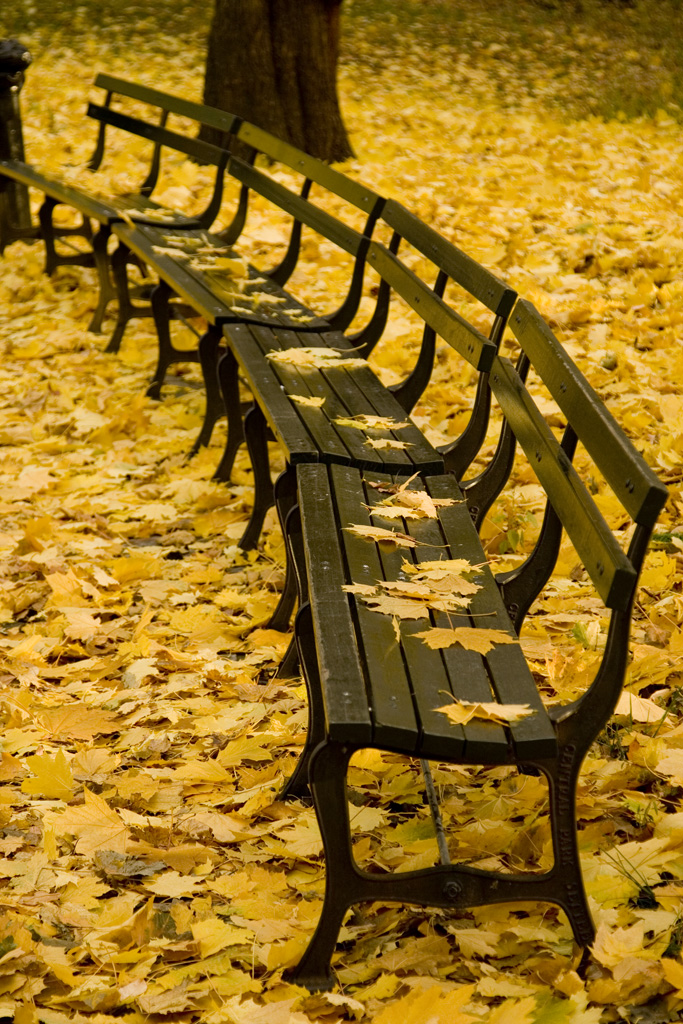
//> input picture autumn_in_ny.jpg, 683 x 1024 px
$ ./main ../autumn_in_ny.jpg   (built with g++ and OpenCV 4)
//> lines starting //> are read from the running program, lines starting //| are printed output that depends on the picture; after the words box and inside, x2 and y2 are one past the last pixel; in counts of white or black regions, pixels touching at a corner belong together
#include "opencv2/core.hpp"
#include <opencv2/imgcodecs.hpp>
#include <opencv2/imgproc.hpp>
#include <opencv2/highgui.hpp>
#include <opencv2/core/utils/logger.hpp>
#include <iostream>

using namespace cv;
using namespace std;

void printProgress(int progress)
{
//> called with progress = 0
    String bar = "";
    for (int i = 0; i < progress; i++)
    {
        bar += "#";
    }
    String fill = "";
    for (int i = 0; i < 100 - progress; i++)
    {
        fill += "-";
    }
    cout << "Progress: |" << bar << fill << "| " << progress << "%" << "\r";
    if (progress == 100)
    {
        cout << endl;
    }
}


bool overlap(Mat img, int origin_x,int origin_y,Size txtSize)
{
    /* Determins overlapping based on the top left and
       top right corner of the letter we are inserting. */
    return img.at<uchar>(origin_y - txtSize.height, origin_x) == 255
           || img.at<uchar>(origin_y - txtSize.height, origin_x + txtSize.width) == 255
           || img.at<uchar>(origin_y - txtSize.height, origin_x) == 0
           || img.at<uchar>(origin_y - txtSize.height, origin_x + txtSize.width) == 0;
}


void insertLetter(int origin_x,int origin_y, String letter, Mat img)
{
    /* Inserts letter if it does not overlap and if it fits
       in the picture. */
    int fontFace = FONT_HERSHEY_SIMPLEX;
    /* fontFaces:
       FONT_HERSHEY_SCRIPT_SIMPLEX
       FONT_HERSHEY_SCRIPT_COMPLEX
       FONT_HERSHEY_COMPLEX_SMALL
       FONT_HERSHEY_TRIPLEX
       FONT_HERSHEY_COMPLEX
       FONT_HERSHEY_DUPLEX
       FONT_HERSHEY_PLAIN
       FONT_HERSHEY_SIMPLEX
    */
    double fontScale = 1;
    // change this value to increase the size of inserted letters

    int thickness = 1;
    // change this value to increase the thickness of inserted letters

    Size txtSize = getTextSize(letter, fontFace, fontScale, thickness, 0);

    if (origin_y - txtSize.height < 0 || origin_x + txtSize.width >= img.cols
        || overlap(img, origin_x, origin_y, txtSize))
        {
            return;
        }

    rectangle(img, Point(origin_x, origin_y), Point(origin_x + txtSize.width, origin_y - txtSize.height), 255, -1);
    putText(img, letter, Point(origin_x, origin_y), fontFace, fontScale, 0, thickness);
}


int main(int argc, char* argv[])
{
    cv::utils::logging::setLogLevel(cv::utils::logging::LOG_LEVEL_ERROR);
    int progress = 0;
    printProgress(progress);
    Mat img = imread(argv[1], 0);
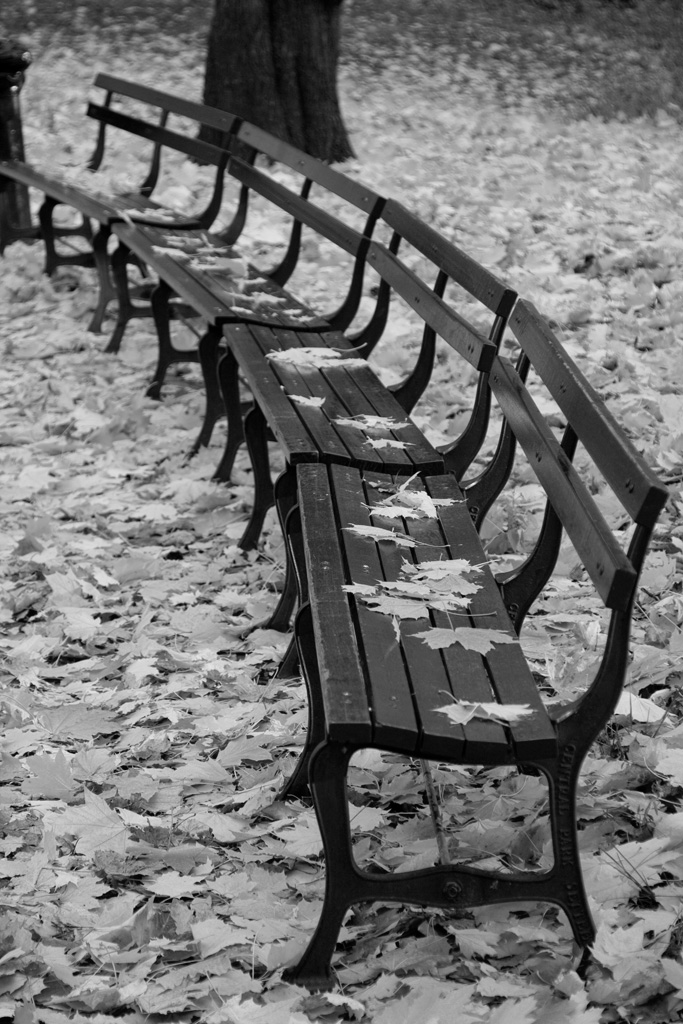
//> img: 1024 rows x 683 cols, CV_8UC1; min 0, max 239, mean 114.1
    if (img.empty())
    {
        cout << "The image was unable to load. Check if the image existst and that you put correct img address." << endl;
        return -1;
    }
    for (int row = 0; row < img.rows; row++)
    {
        for (int col = 0; col < img.cols; col++)
        {
            /* We want 0 and 255 to be special values,
               used to determin overlapping of letters.*/
            if (img.at<uchar>(row, col) == 255)
            {
                img.at<uchar>(row, col)--;
            }
            if (img.at<uchar>(row, col) == 0)
            {
                img.at<uchar>(row, col)++;
            }
        }
    }
//> img: 1024 rows x 683 cols, CV_8UC1; 0.05% of pixels changed, all inside (x1, y1, x2, y2) = (0, 63, 659, 1021)

    for (int row = 0; row < img.rows; row++)
    {
        for (int col = 0; col < img.cols; col++)
        {
            if (img.at<uchar>(row, col) >= 230)
            {
                img.at<uchar>(row, col) = 254;
            }
            else if (img.at<uchar>(row, col) >= 200)
            {
                insertLetter(col, row, "/", img);
            }
            else if (img.at<uchar>(row, col) >= 150)
            {
                insertLetter(col, row, "*", img);
            }
            else if (img.at<uchar>(row, col) >= 100)
            {
                insertLetter(col, row, "+", img);
            }
            else if (img.at<uchar>(row, col) >= 50)
            {
                insertLetter(col, row, "M", img);
            }
            else if (img.at<uchar>(row, col) >= 0)
            {
                insertLetter(col, row, "W", img);
            }
            // change letters in "" to choose what letters you want to insert
        }
        int partialProgress = (100 * row) / (img.rows - 1);
        if (partialProgress > progress)
        {
            progress = partialProgress;
            printProgress(progress);
        }
    }
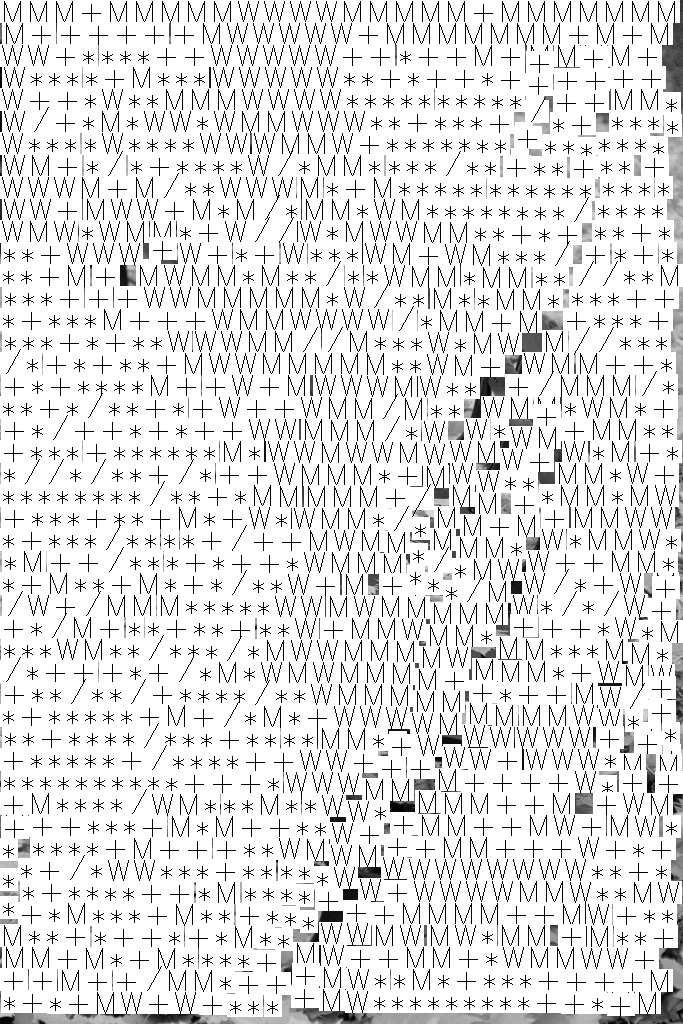
//> img: 1024 rows x 683 cols, CV_8UC1; min 0, max 255, mean 225
//> after the loop, progress = 100

    for (int row = 0; row < img.rows; row++)
    {
        for (int col = 0; col < img.cols; col++)
        {
            if (img.at<uchar>(row, col) != 0)
            {
                img.at<uchar>(row, col) = 255;
            }
        }
    }
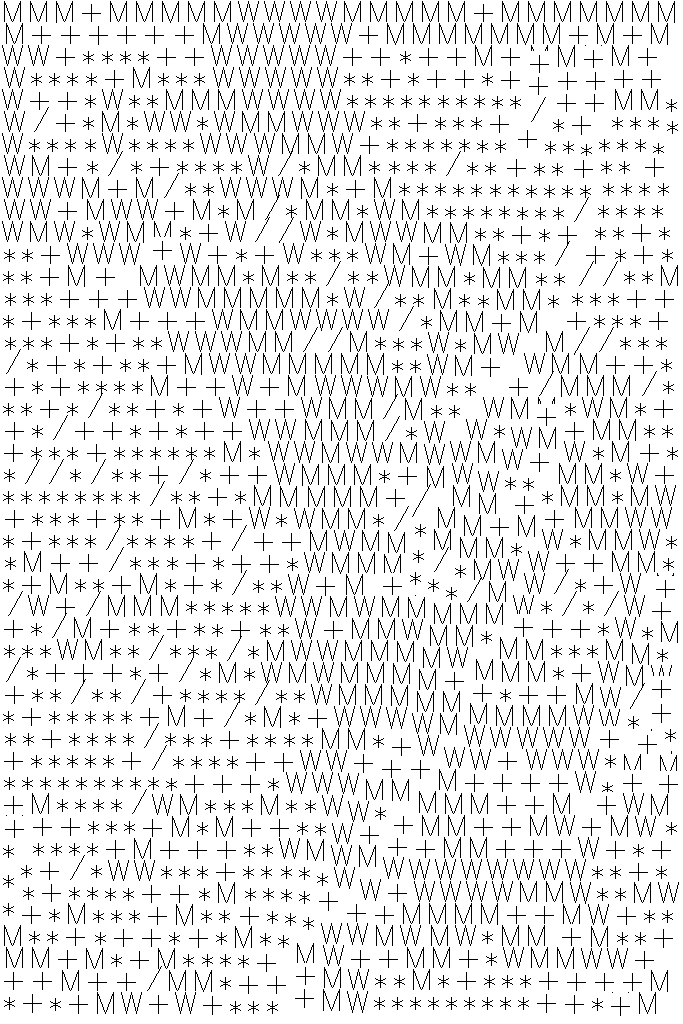
//> img: 1024 rows x 683 cols, CV_8UC1; 90.7% white; black in thin lines or dots

    namedWindow("ascii_img", WINDOW_NORMAL);
    imshow("ascii_img", img);
    waitKey(0);

    return 0;
}

$ run again, on ox-arch.jpg
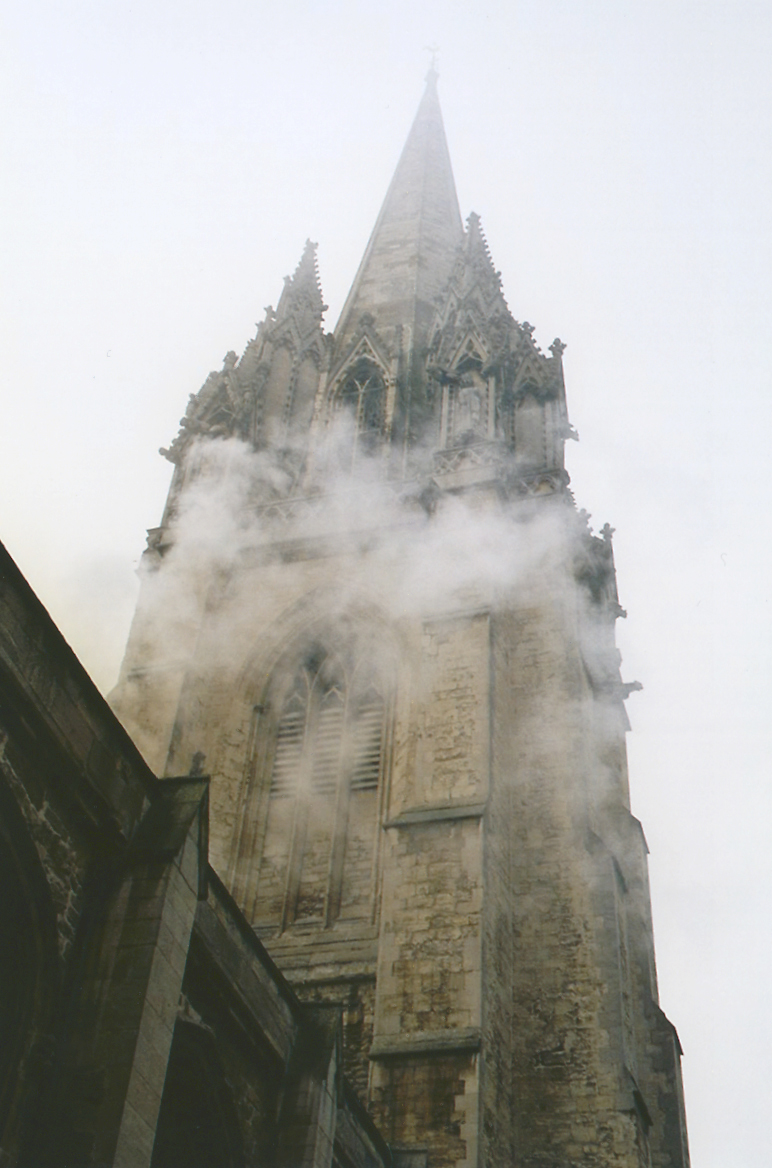
//> input picture ox-arch.jpg, 772 x 1168 px
//> after the loop `for (int row = 0; row < img.rows; row++)`:
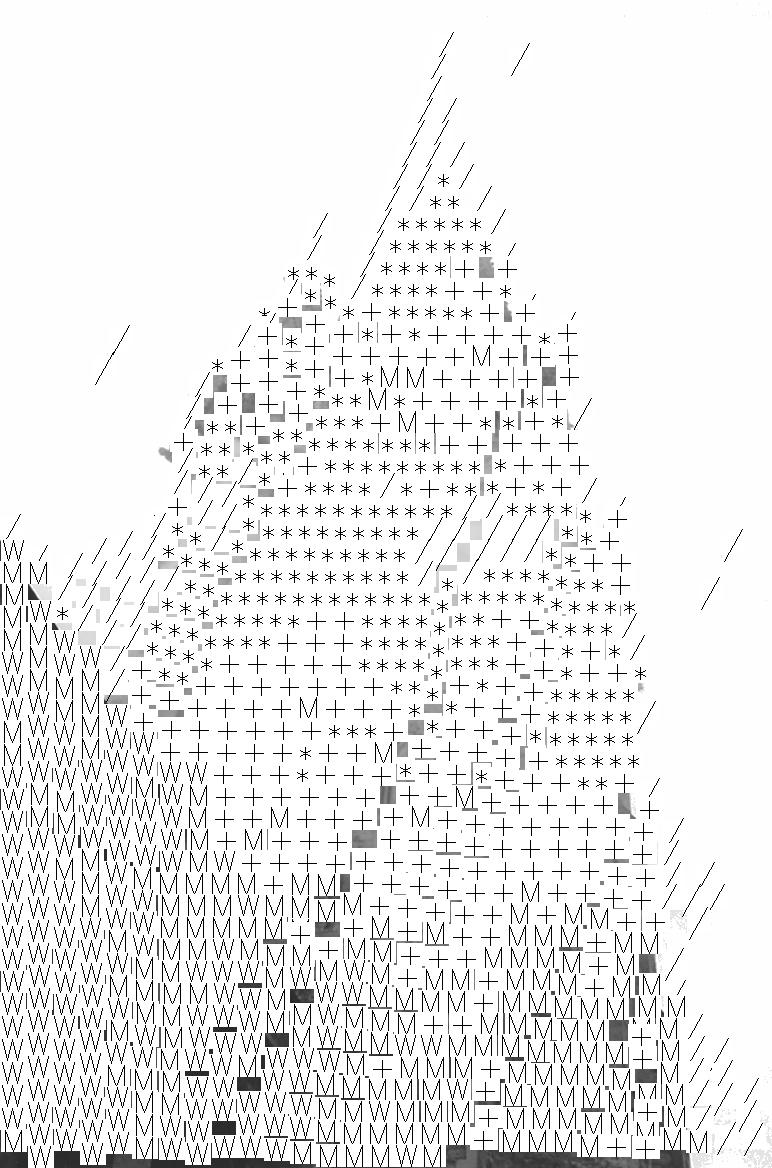
//> img: 1168 rows x 772 cols, CV_8UC1; min 0, max 255, mean 236.7
//> after the loop `for (int row = 0; row < img.rows; row++)`: progress = 100
//> after the loop `for (int row = 0; row < img.rows; row++)`:
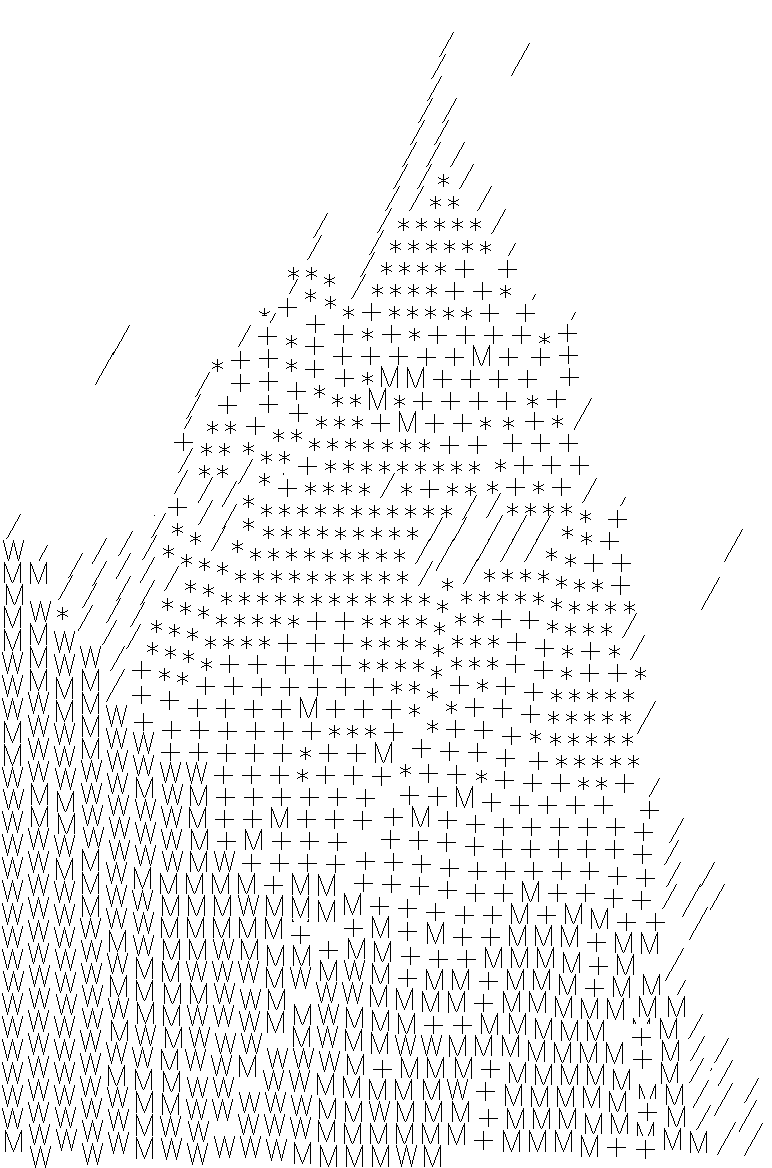
//> img: 1168 rows x 772 cols, CV_8UC1; 94.6% white; black in thin lines or dots

$ run again, on workstation.jpg
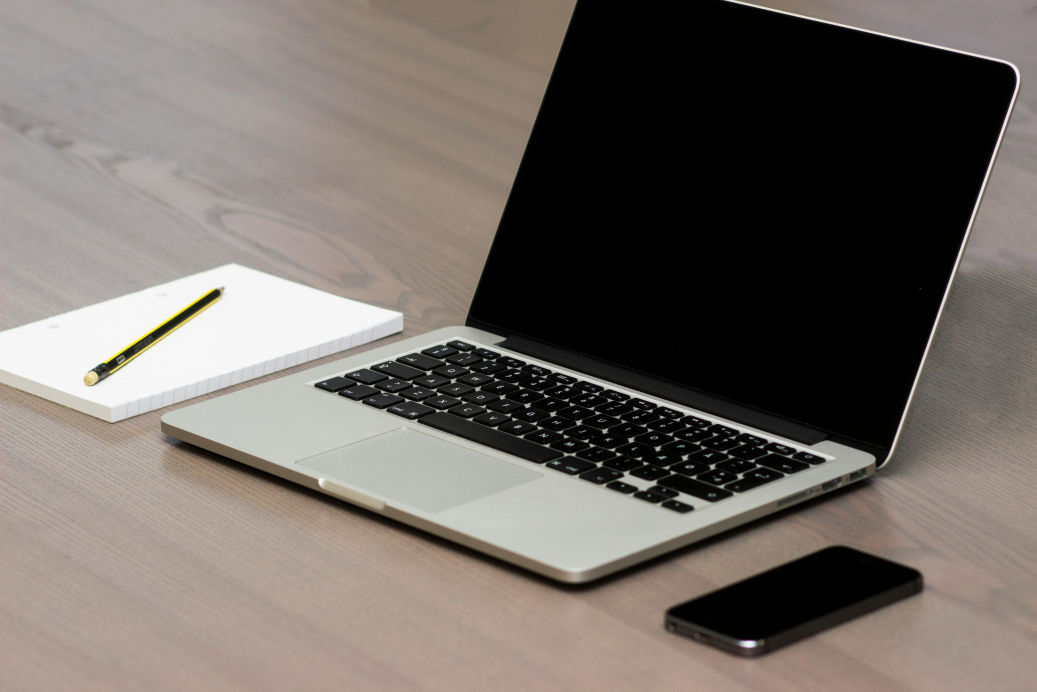
//> input picture workstation.jpg, 5184 x 3456 px (shown at 1/5 size)
//> after the loop `for (int row = 0; row < img.rows; row++)`:
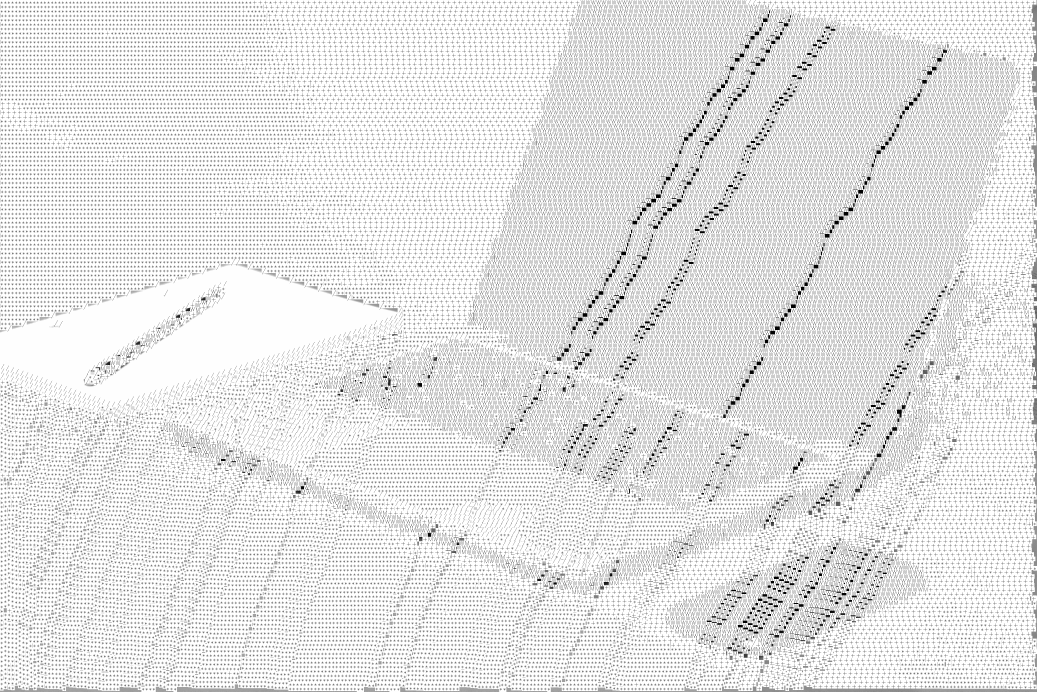
//> img: 3456 rows x 5184 cols, CV_8UC1 (shown at 1/5 size); min 0, max 255, mean 228.2
//> after the loop `for (int row = 0; row < img.rows; row++)`: progress = 100
//> after the loop `for (int row = 0; row < img.rows; row++)`:
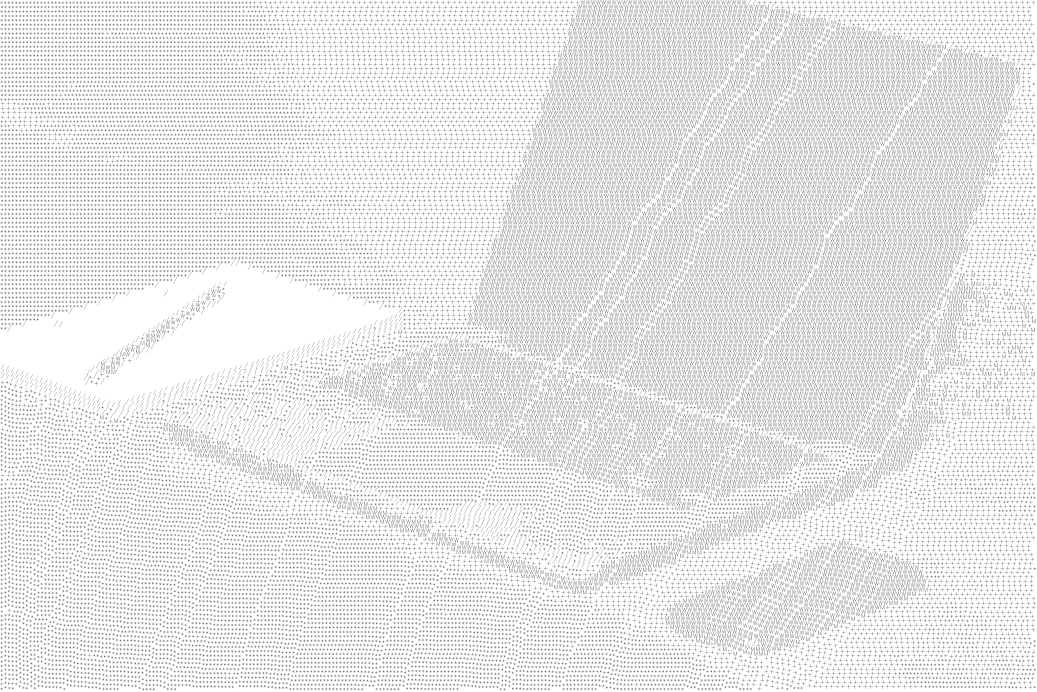
//> img: 3456 rows x 5184 cols, CV_8UC1 (shown at 1/5 size); 91.2% white; black in thin lines or dots
